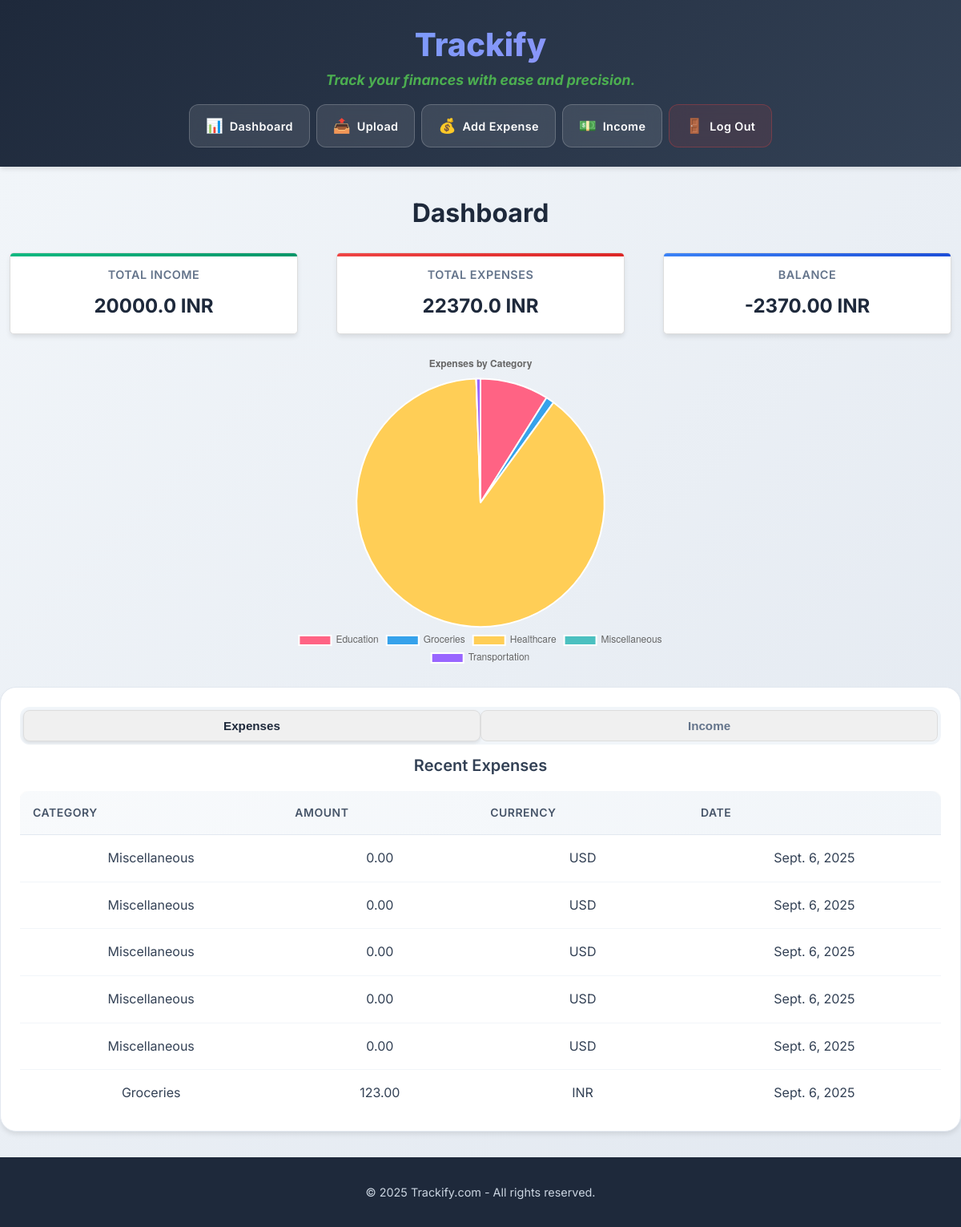
/core/dashboard/ (signed in), run on the app's committed database.
### core/models.py (models this page shows, shortened)
class UserProfile(models.Model):
    user = models.OneToOneField(User, on_delete=models.CASCADE)
    target_currency = models.CharField(max_length=3, blank=True, null=True, default="INR")
    objects = models.Manager()

class Expense(models.Model):
    user = models.ForeignKey(User, on_delete=models.CASCADE)
    receipt_image = models.ImageField(upload_to="receipts/", blank=True, null=True)
    expense_date = models.DateField(blank=True, null=True)
    amount = models.DecimalField(max_digits=10, decimal_places=2, blank=True, null=True)
    currency = models.CharField(max_length=3, blank=True, null=True)
    amount_in_target_currency = models.DecimalField(
        max_digits=10, decimal_places=2, blank=True, null=True
    )
    description = models.CharField(max_length=255, default="", blank=True)
    created_at = models.DateTimeField(auto_now_add=True)
    updated_at = models.DateTimeField(auto_now=True)
    objects = models.Manager()
    BASE_CATEGORIES = [
        "Housing", "Utilities", "Transportation", "Groceries", "Dining Out", "Healthcare",
        "Debt Payments", "Insurance", "Clothing", "Entertainment", "Education", "Childcare",
        "Pet Care", "Subscriptions", "Miscellaneous"
    ]
    CATEGORY_CHOICES = [(category, category) for category in BASE_CATEGORIES]
    category = models.CharField(
        max_length=100,
        choices=CATEGORY_CHOICES,
        blank=True,
        null=True
    )

### core/views.py (the view, shortened to what this page needs)
# urls.py: path('dashboard/', views.dashboard, name='dashboard'),
@login_required
def dashboard(request):
    expenses = Expense.objects.filter(user=request.user).order_by("-expense_date")
    incomes = Income.objects.filter(user=request.user).order_by("-income_date")
    expenses = expenses.annotate(category_normalized=Trim(Lower(F("category"))))
    log.debug("Normalized Category: %s", expenses.values("category_normalized"))
    category_data = (
        expenses.values("category_normalized")
        .annotate(
            total_amount=Coalesce(
                Sum("amount_in_target_currency", output_field=FloatField()),
                Value(0, output_field=FloatField()),
            )
        )
        .order_by("category_normalized")
    )
    categories = [
        (
            item["category_normalized"].capitalize()
            if item["category_normalized"]
            else "Uncategorized"
        )
        for item in category_data
    ]
    amounts = [float(item["total_amount"]) for item in category_data]
    log.debug("Aggregated Category Data: %s", categories)
    user_profile = UserProfile.objects.get(user=request.user)
    target_currency = user_profile.target_currency
    total_income = 0
    for income in incomes:
        if income.currency == target_currency:
            total_income += float(income.amount)
    total_expenses = expenses.aggregate(Sum('amount_in_target_currency'))['amount_in_target_currency__sum'] or 0
    total_expenses = float(total_expenses)
    balance = total_income - total_expenses
    return render(
        request,
        "dashboard.html",
        {
            "expenses": expenses,
            "incomes": incomes,
            "categories": json.dumps(categories),
            "amounts": json.dumps(amounts),
            "total_income": total_income,
            "total_expenses": total_expenses,
            "balance": balance,
        },
    )

### core/templates/dashboard.html (shortened to what this page needs)
{% extends 'base.html' %}
{% load static %}
{% block content %}
<link rel="stylesheet" type="text/css" href="{% static 'css/dashboard.css' %}">
<div class="dashboard-container">
<h2>Dashboard</h2>
<div class="summary-cards" style="display: flex; justify-content: space-around; margin-bottom: 20px;">
    <div class="card" style="padding: 15px; border: 1px solid #ddd; border-radius: 5px; width: 30%;">
        <h3>Total Income</h3>
        <p style="font-size: 1.5em; font-weight: bold;">{{ total_income }} {{ user.userprofile.target_currency }}</p>
    </div>
    <div class="card" style="padding: 15px; border: 1px solid #ddd; border-radius: 5px; width: 30%;">
        <h3>Total Expenses</h3>
        <p style="font-size: 1.5em; font-weight: bold;">{{ total_expenses }} {{ user.userprofile.target_currency }}</p>
    </div>
    <div class="card" style="padding: 15px; border: 1px solid #ddd; border-radius: 5px; width: 30%;">
        <h3>Balance</h3>
        <p style="font-size: 1.5em; font-weight: bold;">{{ balance|floatformat:2 }} {{ user.userprofile.target_currency }}</p>
    </div>
</div>
{% if amounts|length > 0 %}
<div style="width: 100%; max-width: 600px; height: 400px; margin: auto;">
    <canvas id="expensesChart"></canvas>
</div>
{% else %}
    <p>No expenses to display.</p>
{% endif %}
<div class="tabs" style="margin-top: 20px;">
    <div class="tab-buttons" style="display: flex; margin-bottom: 10px;">
        <button id="expenses-tab" class="tab-button active" style="flex: 1; padding: 10px; cursor: pointer; background-color: #f0f0f0; border: 1px solid #ddd;">Expenses</button>
        <button id="income-tab" class="tab-button" style="flex: 1; padding: 10px; cursor: pointer; background-color: #f0f0f0; border: 1px solid #ddd;">Income</button>
    </div>
    <div id="expenses-content" class="tab-content" style="display: block;">
        <h3>Recent Expenses</h3>
        <div style="max-height: 400px; overflow-y: auto;">
            <table style="width: 100%; border-collapse: collapse;">
                <thead>
                    <tr>
                        <th>Category</th>
                        <th>Amount</th>
                        <th>Currency</th>
                        <th>Date</th>
                    </tr>
                </thead>
                <tbody>
                    {% for expense in expenses %}
                    <tr onclick="window.location.href='{% url 'expense' expense.id %}'"
                        style="cursor: pointer;">
                        <td>{{ expense.category }}</td>
                        <td>{{ expense.amount }}</td>
                        <td>{{ expense.currency }}</td>
                        <td>{{ expense.expense_date }}</td>
                    </tr>
                    {% endfor %}
                </tbody>
            </table>
        </div>
    </div>
</div>
<script>
    var ctx = document.getElementById('expensesChart').getContext('2d');
    var expensesChart = new Chart(ctx, {
        type: 'pie',
        data: {
            labels: {{ categories|safe }},
            datasets: [{
                data: {{ amounts|safe }},
                backgroundColor: [
                    '#FF6384',
                    '#36A2EB',
                    '#FFCE56',
                    '#4BC0C0',
                    '#9966FF',
                    '#FF9F40',
                ],
                hoverBackgroundColor: [
                    '#FF6384',
                    '#36A2EB',
                    '#FFCE56',
                    '#4BC0C0',
                    '#9966FF',
                    '#FF9F40',
                ]
            }]
        },
        options: {
            responsive: true,
            maintainAspectRatio: false,
            plugins: {
                legend: {
                    position: 'bottom',
                },
                title: {
                    display: true,
                    text: 'Expenses by Category'
                }
            }
        }
    });
    // Tab switching functionality
    document.addEventListener('DOMContentLoaded', function() {
        const expensesTab = document.getElementById('expenses-tab');
        const incomeTab = document.getElementById('income-tab');
        const expensesContent = document.getElementById('expenses-content');
        const incomeContent = document.getElementById('income-content');
        expensesTab.addEventListener('click', function() {
            expensesTab.classList.add('active');
            incomeTab.classList.remove('active');
            expensesContent.style.display = 'block';
            incomeContent.style.display = 'none';
        });
        incomeTab.addEventListener('click', function() {
            incomeTab.classList.add('active');
            expensesTab.classList.remove('active');
            incomeContent.style.display = 'block';
            expensesContent.style.display = 'none';
        });
    });
</script>
</div>
{% endblock %}

### core/static/css/base.css (style rules this page uses)
* { margin: 0; padding: 0; box-sizing: border-box; }
body { font-family: 'Inter', -apple-system, BlinkMacSystemFont, 'Segoe UI', Roboto, sans-serif; line-height: 1.6; color: #1a1a1a; background: #f8fafc; min-height: 100vh; }
h2 { color: #1e293b; font-size: 2rem; font-weight: 700; margin-bottom: 1.5rem; }
h3 { color: #334155; font-size: 1.25rem; font-weight: 600; margin-bottom: 1rem; }
button, .button { background: linear-gradient(135deg, #3b82f6, #8b5cf6); color: white; border: none; padding: 0.75rem 1.5rem; border-radius: 12px; font-weight: 600; cursor: pointer; transition: all 0.3s ease; text-decoration: none; display: inline-block; font-size: 0.95rem; }

### core/static/css/dashboard.css (style rules this page uses)
.dashboard-container { background: linear-gradient(135deg, #f1f5f9 0%, #e2e8f0 100%); min-height: 100vh; padding: 2rem 0; }
.summary-cards { display: grid; grid-template-columns: repeat(auto-fit, minmax(280px, 1fr)); gap: 1.5rem; margin-bottom: 3rem; }
.card { background: white; padding: 2rem; border-radius: 20px; box-shadow: 0 4px 6px -1px rgba(0, 0, 0, 0.1); border: 1px solid #e2e8f0; transition: all 0.3s ease; position: relative; overflow: hidden; }
.card::before { content: ''; position: absolute; top: 0; left: 0; right: 0; height: 4px; background: linear-gradient(135deg, #3b82f6, #8b5cf6); }
.card h3 { color: #64748b; font-size: 0.9rem; font-weight: 600; text-transform: uppercase; letter-spacing: 0.5px; margin-bottom: 0.5rem; }
.card p { font-size: 2.5rem; font-weight: 800; color: #1e293b; margin: 0; }
.summary-cards .card:nth-child(1)::before { background: linear-gradient(135deg, #10b981, #059669); }
.summary-cards .card:nth-child(2)::before { background: linear-gradient(135deg, #ef4444, #dc2626); }
.summary-cards .card:nth-child(3)::before { background: linear-gradient(135deg, #3b82f6, #1d4ed8); }
#expensesChart { max-height: 400px; }
.tabs { background: white; border-radius: 20px; padding: 1.5rem; box-shadow: 0 4px 6px -1px rgba(0, 0, 0, 0.1); border: 1px solid #e2e8f0; }
.tab-buttons { display: flex; background: #f1f5f9; border-radius: 12px; padding: 4px; margin-bottom: 2rem; }
.tab-button { flex: 1; padding: 0.75rem 1.5rem; background: transparent; border: none; border-radius: 8px; font-weight: 600; cursor: pointer; transition: all 0.3s ease; color: #64748b; }
.tab-button.active { background: white; color: #1e293b; box-shadow: 0 2px 4px rgba(0, 0, 0, 0.1); }
table { width: 100%; border-collapse: collapse; background: white; border-radius: 12px; overflow: hidden; box-shadow: 0 1px 3px 0 rgba(0, 0, 0, 0.1); }
thead { background: linear-gradient(135deg, #f8fafc, #f1f5f9); }
th { padding: 1rem; text-align: left; font-weight: 600; color: #475569; font-size: 0.875rem; text-transform: uppercase; letter-spacing: 0.5px; border-bottom: 1px solid #e2e8f0; }
td { padding: 1rem; border-bottom: 1px solid #f1f5f9; color: #334155; }
tbody tr { transition: all 0.2s ease; }

### data on the page
Expense: category "Miscellaneous", amount "0.00", currency "USD", expense_date "Sept. 6, 2025"
Expense: category "Miscellaneous", amount "0.00", currency "USD", expense_date "Sept. 6, 2025"
Expense: category "Miscellaneous", amount "0.00", currency "USD", expense_date "Sept. 6, 2025"
Expense: category "Miscellaneous", amount "0.00", currency "USD", expense_date "Sept. 6, 2025"
Expense: category "Miscellaneous", amount "0.00", currency "USD", expense_date "Sept. 6, 2025"
Expense: category "Groceries", amount "123.00", currency "INR", expense_date "Sept. 6, 2025"

### other printed values
{{ total_income }} "20000.0"
{{ user.userprofile.target_currency }} "INR"
{{ total_expenses }} "22370.0"
{{ balance|floatformat:2 }} "-2370.00"
chart data {{ categories|safe }} ["Education", "Groceries", "Healthcare", "Miscellaneous", "Transportation"]
chart data {{ amounts|safe }} [2000.0, 246.0, 20000.0, 1.0, 123.0]
